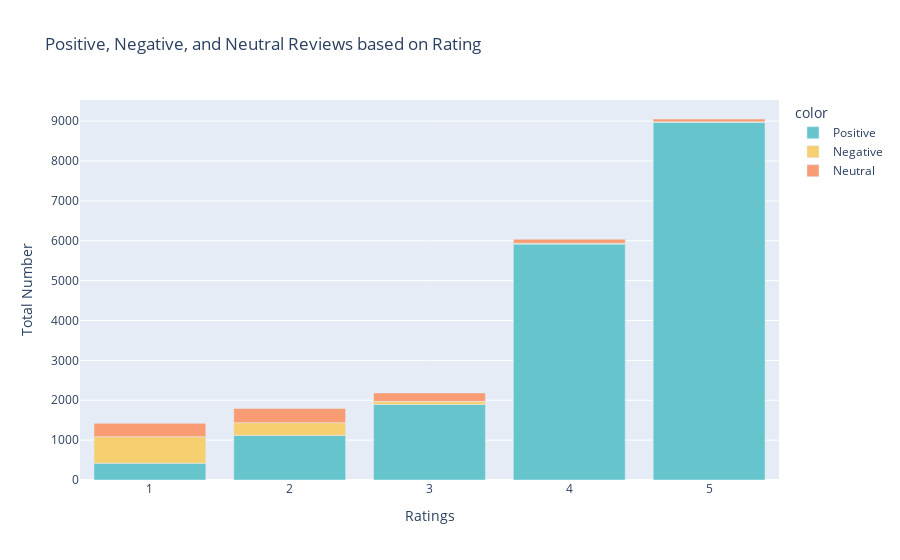

Source (notebook cell):
### Markdown cell above
It is interesting that a one star rating has ⅔ of its reviews as neutral to positive sentiment, but it is no surprise that the five star ratings have almost all positive sentiments.

### Code cell
Viz_1 = data[['Rating','Sentiment']].value_counts().rename_axis(['Rating','Sentiment']).reset_index(name='counts')

fig = px.bar(x=Viz_1.Rating, y=Viz_1.counts, color=Viz_1.Sentiment,color_discrete_sequence=px.colors.qualitative.Pastel,
             title="Positive, Negative, and Neutral Reviews based on Rating",
             labels={'x':'Ratings','y':'Total Number'})
fig.show()

### Figure 1 — Plotly figure (JSON) as saved in the notebook; plotly's stock layout.template omitted (floating-point values rounded to 4 significant figures)
{"data": [{"alignmentgroup": "True", "hovertemplate": "color=Positive<br>Ratings=%{x}<br>Total Number=%{y}<extra></extra>", "legendgroup": "Positive", "marker": {"color": "rgb(102, 197, 204)", "pattern": {"shape": ""}}, "name": "Positive", "offsetgroup": "Positive", "orientation": "v", "showlegend": true, "textposition": "auto", "type": "bar", "x": [5, 4, 3, 2, 1], "xaxis": "x", "y": [8970, 5916, 1896, 1119, 420], "yaxis": "y"}, {"alignmentgroup": "True", "hovertemplate": "color=Negative<br>Ratings=%{x}<br>Total Number=%{y}<extra></extra>", "legendgroup": "Negative", "marker": {"color": "rgb(246, 207, 113)", "pattern": {"shape": ""}}, "name": "Negative", "offsetgroup": "Negative", "orientation": "v", "showlegend": true, "textposition": "auto", "type": "bar", "x": [1, 2, 3, 4, 5], "xaxis": "x", "y": [666, 319, 76, 20, 12], "yaxis": "y"}, {"alignmentgroup": "True", "hovertemplate": "color=Neutral<br>Ratings=%{x}<br>Total Number=%{y}<extra></extra>", "legendgroup": "Neutral", "marker": {"color": "rgb(248, 156, 116)", "pattern": {"shape": ""}}, "name": "Neutral", "offsetgroup": "Neutral", "orientation": "v", "showlegend": true, "textposition": "auto", "type": "bar", "x": [2, 1, 3, 4, 5], "xaxis": "x", "y": [355, 335, 212, 103, 72], "yaxis": "y"}], "layout": {"barmode": "relative", "legend": {"title": {"text": "color"}, "tracegroupgap": 0}, "title": {"text": "Positive, Negative, and Neutral Reviews based on Rating"}, "xaxis": {"anchor": "y", "domain": [0, 1], "title": {"text": "Ratings"}}, "yaxis": {"anchor": "x", "domain": [0, 1], "title": {"text": "Total Number"}}}}
